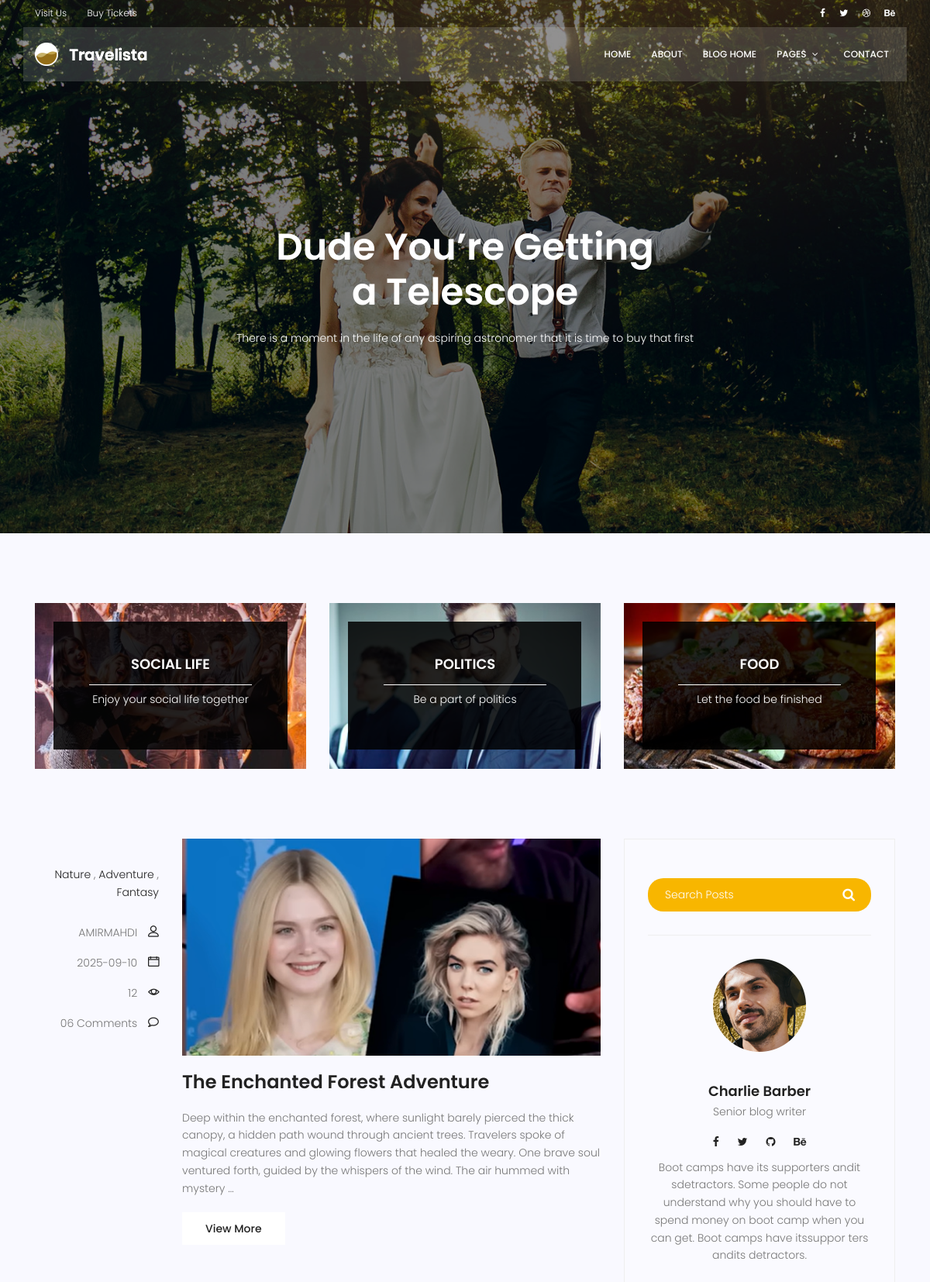
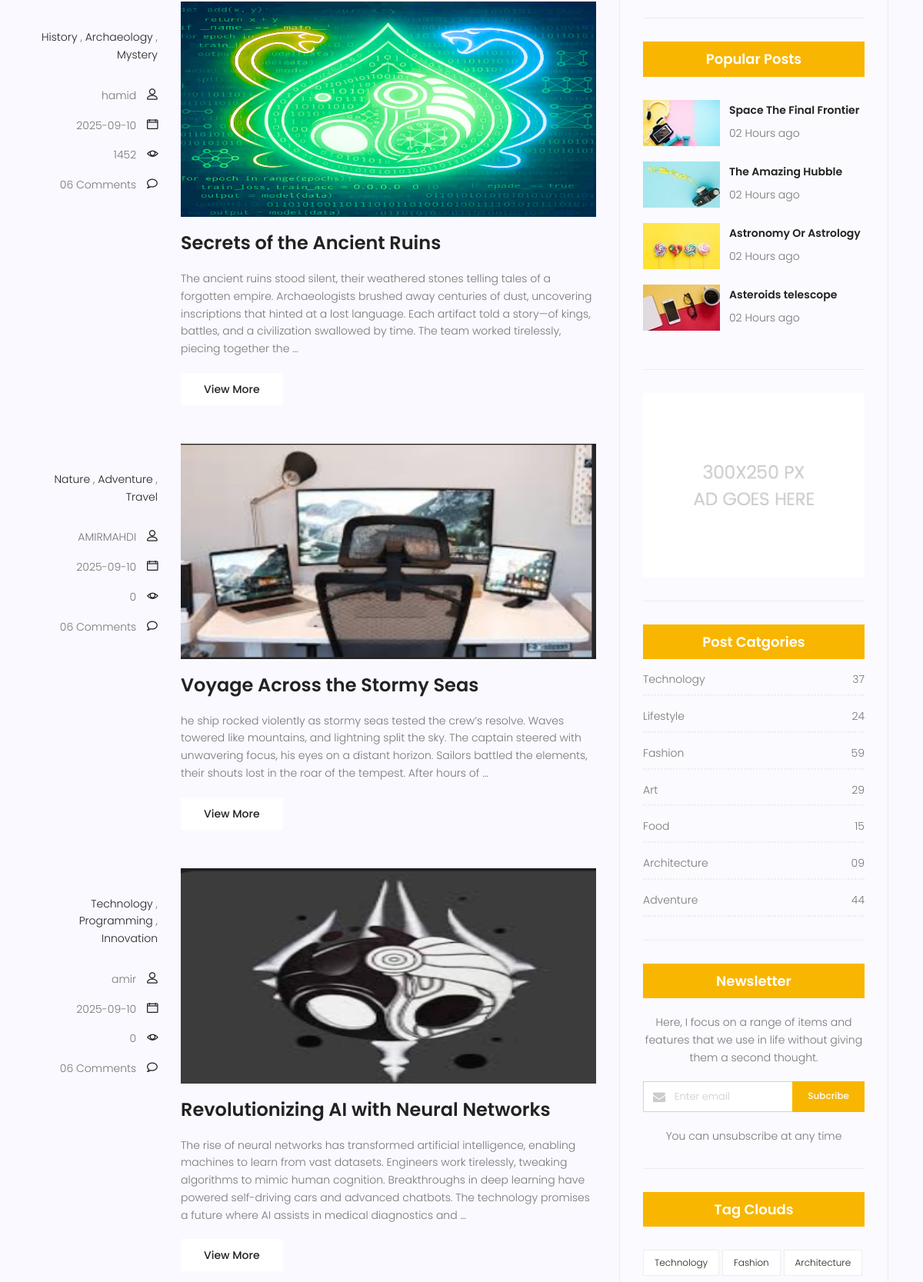
Screenshot of /blog_page/blog_home (upper part) with the database file from the repository (2 pictures, top to bottom).
### blog_page/models.py (models this page shows, shortened)
class Category(models.Model):
    name = models.CharField(max_length= 128 , unique= True)
    def __str__(self):
        return self.name

class Post(models.Model):
    author = models.ForeignKey(User, on_delete=models.CASCADE,null=True)
    image = models.ImageField(upload_to='blog_page_home', null=True,blank=True,default='blog_page_home/default.png')
    title = models.CharField(max_length=128)
    content = models.TextField()
    category = models.ManyToManyField(Category)
    status = models.BooleanField(default = False)
    counted_views = models.IntegerField(default = 0)
    created_date = models.DateTimeField(auto_now_add = True)
    published_date = models.DateTimeField()
    updated_date = models.DateTimeField(auto_now = True)

### blog_page/views.py (the view)
# urls.py: path('blog_home', views.blog_home, name='blog_home'),
def blog_home(request):
    posts = Post.objects.all
    context = {'posts': posts}
    return render(request,'blog/blog-home.html', context)

### templates/blog/blog-home.html (shortened to what this page needs)
{% extends 'base.html' %}
{% load static %}
{% block content %}
  <section class="banner-area relative blog-home-banner" id="home">
    <div class="overlay overlay-bg"></div>
    <div class="container">
      <div class="row d-flex align-items-center justify-content-center">
        <div class="about-content blog-header-content col-lg-12">
          <h1 class="text-white">Dude You’re Getting a Telescope</h1>
          <p class="text-white">There is a moment in the life of any aspiring astronomer that it is time to buy that first</p>
        </div>
      </div>
    </div>
  </section>
  <section class="top-category-widget-area pt-90 pb-90">
    <div class="container">
      <div class="row">
        <div class="col-lg-4">
          <div class="single-cat-widget">
            <div class="content relative">
              <div class="overlay overlay-bg"></div>
              <a href="#" target="_blank">
                <div class="thumb">
                  <img class="content-image img-fluid d-block mx-auto" src="{% static 'img/blog/cat-widget1.jpg' %}" alt="" />
                </div>
                <div class="content-details">
                  <h4 class="content-title mx-auto text-uppercase">Social life</h4>
                  <span></span>
                  <p>Enjoy your social life together</p>
                </div>
              </a>
            </div>
          </div>
        </div>
        <div class="col-lg-4">
          <div class="single-cat-widget">
            <div class="content relative">
              <div class="overlay overlay-bg"></div>
              <a href="#" target="_blank">
                <div class="thumb">
                  <img class="content-image img-fluid d-block mx-auto" src="{% static 'img/blog/cat-widget2.jpg' %}" alt="" />
                </div>
                <div class="content-details">
                  <h4 class="content-title mx-auto text-uppercase">Politics</h4>
                  <span></span>
                  <p>Be a part of politics</p>
                </div>
              </a>
            </div>
          </div>
        </div>
        <div class="col-lg-4">
          <div class="single-cat-widget">
            <div class="content relative">
              <div class="overlay overlay-bg"></div>
              <a href="#" target="_blank">
                <div class="thumb">
                  <img class="content-image img-fluid d-block mx-auto" src="{% static 'img/blog/cat-widget3.jpg' %}" alt="" />
                </div>
                <div class="content-details">
                  <h4 class="content-title mx-auto text-uppercase">Food</h4>
                  <span></span>
                  <p>Let the food be finished</p>
                </div>
              </a>
            </div>
          </div>
        </div>
      </div>
    </div>
  </section>
  <section class="post-content-area">
    <div class="container">
      <div class="row">
        <div class="col-lg-8 posts-list">
          {% include 'blog/single_posts_blog_home.html' %}
        </div>
        <div class="col-lg-4 sidebar-widgets">
          <div class="widget-wrap">
            <div class="single-sidebar-widget search-widget">
              <form class="search-form" action="#">
                <input placeholder="Search Posts" name="search" type="text" onfocus="this.placeholder = ''" onblur="this.placeholder = 'Search Posts'" />
                <button type="submit"><i class="fa fa-search"></i></button>
              </form>
            </div>
            <div class="single-sidebar-widget user-info-widget">
              <img src="{% static 'img/blog/user-info.png' %}" alt="" />
              <a href="#"><h4>Charlie Barber</h4></a>
              <p>Senior blog writer</p>
              <ul class="social-links">
                <li>
                  <a href="#"><i class="fa fa-facebook"></i></a>
                </li>
                <li>
                  <a href="#"><i class="fa fa-twitter"></i></a>
                </li>
                <li>
                  <a href="#"><i class="fa fa-github"></i></a>
                </li>
                <li>
                  <a href="#"><i class="fa fa-behance"></i></a>
                </li>
              </ul>
              <p>Boot camps have its supporters andit sdetractors. Some people do not understand why you should have to spend money on boot camp when you can get. Boot camps have itssuppor ters andits detractors.</p>
            </div>
            <div class="single-sidebar-widget popular-post-widget">
              <h4 class="popular-title">Popular Posts</h4>
              <div class="popular-post-list">
                <div class="single-post-list d-flex flex-row align-items-center">
                  <div class="thumb">
                    <img class="img-fluid" src="{% static 'img/blog/pp1.jpg' %}" alt="" />
                  </div>
                  <div class="details">
                    <a href="blog-single.html"><h6>Space The Final Frontier</h6></a>
                    <p>02 Hours ago</p>
                  </div>
                </div>
                <div class="single-post-list d-flex flex-row align-items-center">
                  <div class="thumb">
                    <img class="img-fluid" src="{% static 'img/blog/pp2.jpg' %}" alt="" />
                  </div>
                  <div class="details">
                    <a href="blog-single.html"><h6>The Amazing Hubble</h6></a>
                    <p>02 Hours ago</p>
                  </div>
                </div>
                <div class="single-post-list d-flex flex-row align-items-center">
                  <div class="thumb">
                    <img class="img-fluid" src="{% static 'img/blog/pp3.jpg' %}" alt="" />
                  </div>
                  <div class="details">
                    <a href="blog-single.html"><h6>Astronomy Or Astrology</h6></a>
                    <p>02 Hours ago</p>
                  </div>
                </div>
                <div class="single-post-list d-flex flex-row align-items-center">
                  <div class="thumb">
                    <img class="img-fluid" src="{% static 'img/blog/pp4.jpg' %}" alt="" />
                  </div>
                  <div class="details">
                    <a href="blog-single.html"><h6>Asteroids telescope</h6></a>
                    <p>02 Hours ago</p>
                  </div>
                </div>
              </div>
            </div>
            <div class="single-sidebar-widget ads-widget">
              <a href="#"><img class="img-fluid" src="{% static 'img/blog/ads-banner.jpg' %}" alt="" /></a>
            </div>
            <div class="single-sidebar-widget post-category-widget">
              <h4 class="category-title">Post Catgories</h4>
              <ul class="cat-list">
                <li>
                  <a href="#" class="d-flex justify-content-between">
                    <p>Technology</p>
                    <p>37</p>
                  </a>
                </li>
                <li>
                  <a href="#" class="d-flex justify-content-between">
                    <p>Lifestyle</p>
                    <p>24</p>
                  </a>
                </li>
                <li>
                  <a href="#" class="d-flex justify-content-between">
                    <p>Fashion</p>
                    <p>59</p>
                  </a>
                </li>
                <li>
                  <a href="#" class="d-flex justify-content-between">
                    <p>Art</p>
                    <p>29</p>
                  </a>
                </li>
                <li>
                  <a href="#" class="d-flex justify-content-between">
                    <p>Food</p>
                    <p>15</p>
                  </a>
                </li>
                <li>
                  <a href="#" class="d-flex justify-content-between">
                    <p>Architecture</p>
                    <p>09</p>
                  </a>
                </li>
                <li>
                  <a href="#" class="d-flex justify-content-between">
                    <p>Adventure</p>
                    <p>44</p>
                  </a>
                </li>
              </ul>
            </div>
            <div class="single-sidebar-widget newsletter-widget">
              <h4 class="newsletter-title">Newsletter</h4>
              <p>Here, I focus on a range of items and features that we use in life without giving them a second thought.</p>
              <div class="form-group d-flex flex-row">
                <div class="col-autos">
                  <div class="input-group">
                    <div class="input-group-prepend">
                      <div class="input-group-text">
                        <i class="fa fa-envelope" aria-hidden="true"></i>
                      </div>
                    </div>
                    <input type="text" class="form-control" id="inlineFormInputGroup" placeholder="Enter email" onfocus="this.placeholder = ''" onblur="this.placeholder = 'Enter email'" />
                  </div>
                </div>
                <a href="#" class="bbtns">Subcribe</a>
              </div>
              <p class="text-bottom">You can unsubscribe at any time</p>
            </div>
            <div class="single-sidebar-widget tag-cloud-widget">
              <h4 class="tagcloud-title">Tag Clouds</h4>
              <ul>
                <li>
                  <a href="#">Technology</a>
                </li>
                <li>
                  <a href="#">Fashion</a>
                </li>
                <li>
                  <a href="#">Architecture</a>
                </li>
              </ul>
            </div>
          </div>
        </div>
      </div>
    </div>
  </section>
{% endblock %}

### templates/base.html (shortened to what this page needs)
{% load static %}
<!DOCTYPE html>
<html lang="zxx" class="no-js">
<head>
    <link rel="stylesheet" href="{% static 'css/linearicons.css' %}">
    <link rel="stylesheet" href="{% static 'css/font-awesome.min.css' %}">
    <link rel="stylesheet" href="{% static 'css/bootstrap.css' %}">
    <link rel="stylesheet" href="{% static 'css/magnific-popup.css' %}">
    <link rel="stylesheet" href="{% static 'css/jquery-ui.css' %}">
    <link rel="stylesheet" href="{% static 'css/nice-select.css' %}">
    <link rel="stylesheet" href="{% static 'css/animate.min.css' %}">
    <link rel="stylesheet" href="{% static 'css/owl.carousel.css' %}">
    <link rel="stylesheet" href="{% static 'css/main.css' %}">
</head>
<body>
<header id="header">
    <div class="header-top">
        <div class="container">
            <div class="row align-items-center">
                <div class="col-lg-6 col-sm-6 col-6 header-top-left">
                    <ul>
                        <li><a href="#">Visit Us</a></li>
                        <li><a href="#">Buy Tickets</a></li>
                    </ul>
                </div>
                <div class="col-lg-6 col-sm-6 col-6 header-top-right">
                    <div class="header-social">
                        <a href="#"><i class="fa fa-facebook"></i></a>
                        <a href="#"><i class="fa fa-twitter"></i></a>
                        <a href="#"><i class="fa fa-dribbble"></i></a>
                        <a href="#"><i class="fa fa-behance"></i></a>
                    </div>
                </div>
            </div>
        </div>
    </div>
    <div class="container main-menu">
        <div class="row align-items-center justify-content-between d-flex">
            <div id="logo">
                <a href="index.html"><img src="{% static 'img/logo.png' %}" alt="" title=""/></a>
            </div>
            <nav id="nav-menu-container">
                <ul class="nav-menu">
                    <li><a href="{% url 'home_page:home_main_page' %}">Home</a></li>
                    <li><a href="{% url 'home_page:about_page' %}">About</a></li>
                    <li class="menu-has-children"><a href="{% url 'blog_page:blog_home' %}">Blog Home</a>
                    </li>
                    <li class="menu-has-children"><a href="">Pages</a>
                    </li>
                    <li><a href="{% url 'home_page:contact' %}">Contact</a></li>
                </ul>
            </nav>
        </div>
    </div>
</header>
{% block content %}
{% endblock %}
</body>
</html>

### templates/blog/single_posts_blog_home.html
{% load static %}
{% for post in posts %}
<div class="single-post row">
  <div class="col-lg-3 col-md-3 meta-details">
    <ul class="tags">
        {% for category in post.category.all %}
            <li>
              <a href="#">{{ category }}</a> {% if not forloop.last %},{% endif %}
            </li>
        {% endfor %}
    </ul>
    <div class="user-details row">
      <p class="user-name col-lg-12 col-md-12 col-6">
        <a href="#">{{ post.author }}</a> <span class="lnr lnr-user"></span>
      </p>
      <p class="date col-lg-12 col-md-12 col-6">
        <a href="#">{{ post.updated_date| date:"Y-m-d"}}</a> <span class="lnr lnr-calendar-full"></span>
      </p>
      <p class="view col-lg-12 col-md-12 col-6">
        <a href="#">{{ post.counted_views}}</a> <span class="lnr lnr-eye"></span>
      </p>
      <p class="comments col-lg-12 col-md-12 col-6">
        <a href="#">06 Comments</a> <span class="lnr lnr-bubble"></span>
      </p>
    </div>
  </div>
  <div class="col-lg-9 col-md-9">
    <div class="feature-img">
      <img class="img-fluid" src="{{ post.image.url }}"  style="      width: 550px;
    height: 280px;
    object-fit: fill; max-width: 100%; max-height: 100%;" alt="{{ post.title }}" />
    </div>
    <a class="posts-title" href="blog-single.html"><h3>{{ post.title|truncatewords:25 }}</h3></a>
    <p class="excert">{{ post.content|truncatewords:48 }}</p>
    <a href="blog-single.html" class="primary-btn">View More</a>
  </div>
</div>
{% endfor %}

### rows the page displays
Post: author "AMIRMAHDI", updated_date "2025-09-10", counted_views "12", image (picture), title "The Enchanted Forest Adventure", content "Deep within the enchanted forest, where sunlight barely pierced the thick canopy, a hidden path wound through ancient trees. Travelers spoke of magical creatures and glowing flowers that healed the weary. One brave soul ventured forth, guided by the whispers of the wind. The air hummed with mystery …"
Category: name "Nature"
Category: name "Adventure"
Category: name "Fantasy"
Post: author "hamid", updated_date "2025-09-10", counted_views "1452", image (picture), title "Secrets of the Ancient Ruins", content "The ancient ruins stood silent, their weathered stones telling tales of a forgotten empire. Archaeologists brushed away centuries of dust, uncovering inscriptions that hinted at a lost language. Each artifact told a story—of kings, battles, and a civilization swallowed by time. The team worked tirelessly, piecing together the …"
Category: name "History"
Category: name "Archaeology"
Category: name "Mystery"
Post: author "AMIRMAHDI", updated_date "2025-09-10", counted_views "0", image (picture), title "Voyage Across the Stormy Seas", content "he ship rocked violently as stormy seas tested the crew’s resolve. Waves towered like mountains, and lightning split the sky. The captain steered with unwavering focus, his eyes on a distant horizon. Sailors battled the elements, their shouts lost in the roar of the tempest. After hours of …"
Category: name "Travel"
Post: author "amir", updated_date "2025-09-10", counted_views "0", image (picture), title "Revolutionizing AI with Neural Networks", content "The rise of neural networks has transformed artificial intelligence, enabling machines to learn from vast datasets. Engineers work tirelessly, tweaking algorithms to mimic human cognition. Breakthroughs in deep learning have powered self-driving cars and advanced chatbots. The technology promises a future where AI assists in medical diagnostics and …"
Category: name "Technology"
Category: name "Programming"
Category: name "Innovation"
